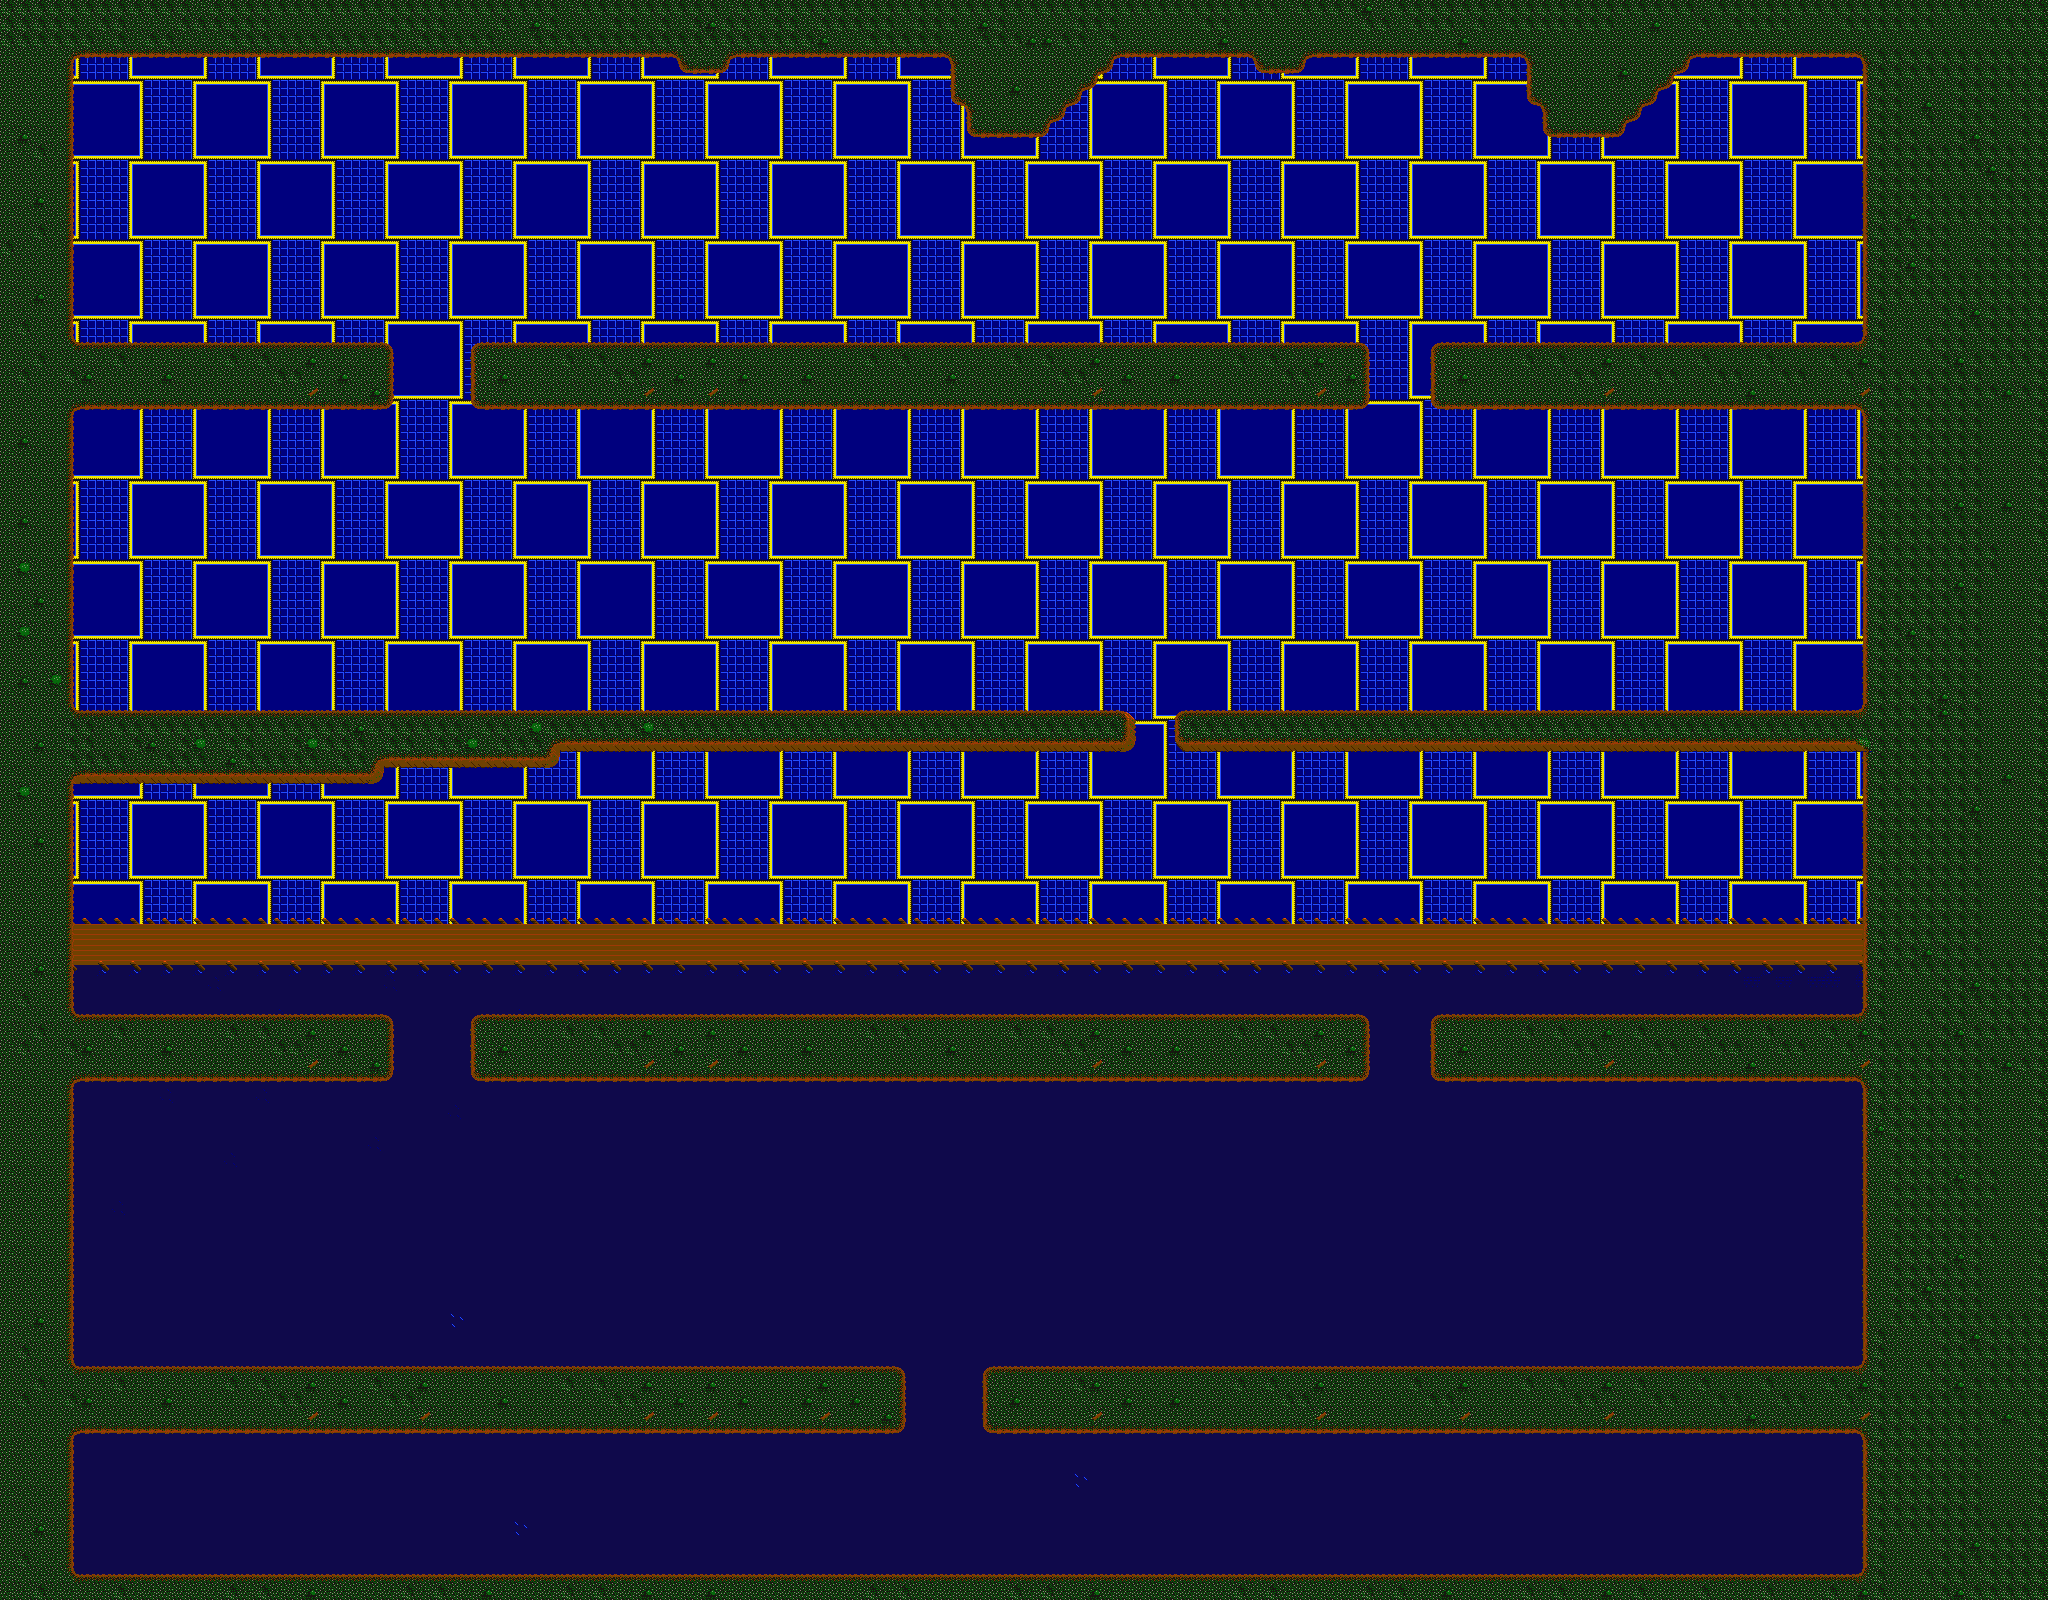

Below is a game level as drawn by its tile map, then a one-line description and the .tmx that defines it (tile-layer data replaced by summaries):
An orthogonal 128x100 tile map with 16x16 px tiles, 3 tile layers (BG3, BG2, BG1).

<map version="1.2" tiledversion="1.3.2" orientation="orthogonal" renderorder="right-down" compressionlevel="-1" width="128" height="100" tilewidth="16" tileheight="16" infinite="0" nextlayerid="4" nextobjectid="1">
 <tileset firstgid="1" source="BG.tsx" />
 <layer id="3" name="BG3" width="128" height="100">
  <data>[12800 cells, 12800 non-empty, 10 distinct tile ids]</data>
 </layer>
 <layer id="2" name="BG2" width="128" height="100">
  <data>[12800 cells, 12294 non-empty, 13 distinct tile ids]</data>
 </layer>
 <layer id="1" name="BG1" width="128" height="100">
  <data>[12800 cells, 4583 non-empty, 25 distinct tile ids]</data>
 </layer>
</map>